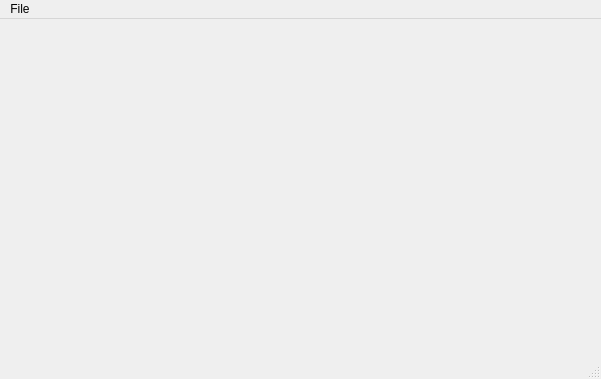
<?xml version="1.0" encoding="UTF-8"?>
<ui version="4.0">
 <class>MainWindow</class>
 <widget class="QMainWindow" name="MainWindow">
  <property name="geometry">
   <rect>
    <x>0</x>
    <y>0</y>
    <width>601</width>
    <height>379</height>
   </rect>
  </property>
  <property name="windowTitle">
   <string>MainWindow</string>
  </property>
  <widget class="QWidget" name="centralwidget"/>
  <widget class="QStatusBar" name="statusbar"/>
  <widget class="QMenuBar" name="menuBar">
   <property name="geometry">
    <rect>
     <x>0</x>
     <y>0</y>
     <width>601</width>
     <height>30</height>
    </rect>
   </property>
   <widget class="QMenu" name="menuFile">
    <property name="title">
     <string>File</string>
    </property>
    <addaction name="actionOptions"/>
    <addaction name="actionQuit"/>
   </widget>
   <addaction name="menuFile"/>
  </widget>
  <action name="actionOptions">
   <property name="text">
    <string>Options</string>
   </property>
  </action>
  <action name="actionQuit">
   <property name="text">
    <string>Quit</string>
   </property>
  </action>
 </widget>
 <resources/>
 <connections/>
</ui>
